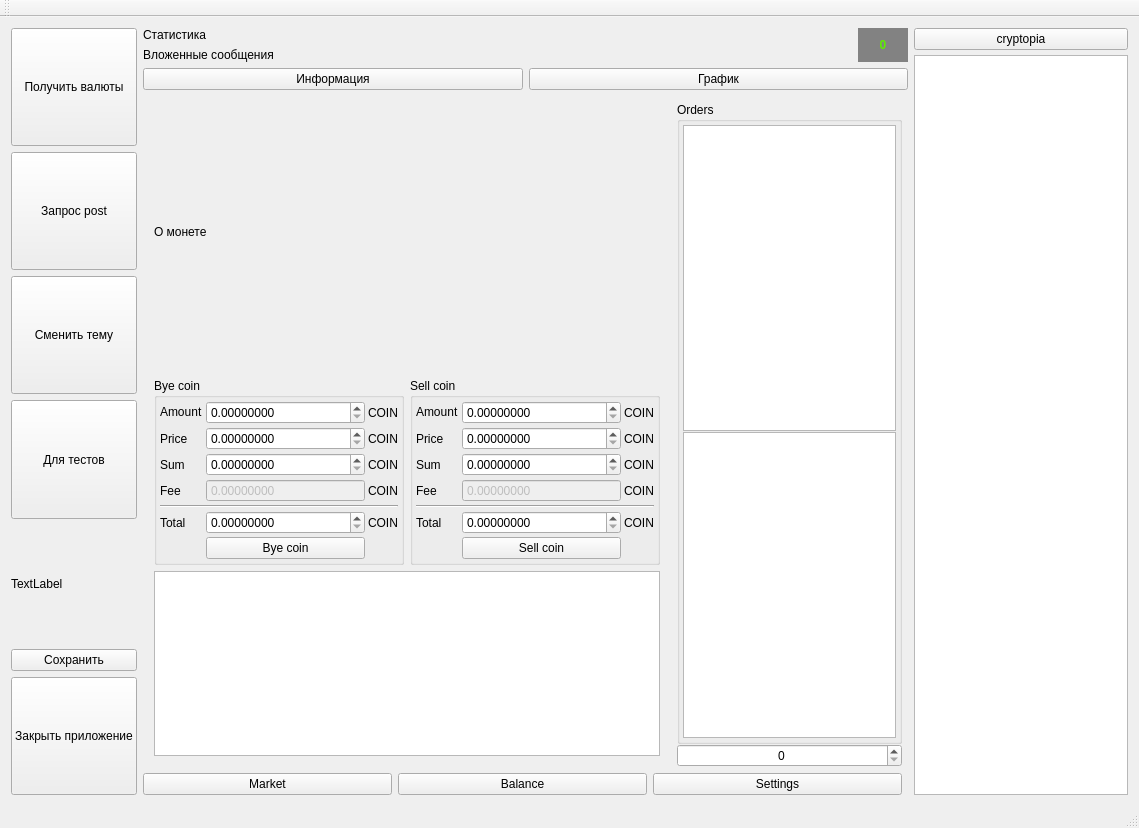
<?xml version="1.0" encoding="UTF-8"?>
<ui version="4.0">
 <class>MainWindow</class>
 <widget class="QMainWindow" name="MainWindow">
  <property name="geometry">
   <rect>
    <x>0</x>
    <y>0</y>
    <width>1139</width>
    <height>828</height>
   </rect>
  </property>
  <property name="windowTitle">
   <string>Cryptopia</string>
  </property>
  <property name="autoFillBackground">
   <bool>false</bool>
  </property>
  <widget class="QWidget" name="centralWidget">
   <property name="minimumSize">
    <size>
     <width>702</width>
     <height>0</height>
    </size>
   </property>
   <layout class="QHBoxLayout" name="horizontalLayout_2">
    <item>
     <layout class="QHBoxLayout" name="horizontalLayout">
      <item>
       <layout class="QVBoxLayout" name="verticalLayout">
        <item>
         <widget class="QPushButton" name="getRequest">
          <property name="sizePolicy">
           <sizepolicy hsizetype="Minimum" vsizetype="Minimum">
            <horstretch>0</horstretch>
            <verstretch>0</verstretch>
           </sizepolicy>
          </property>
          <property name="minimumSize">
           <size>
            <width>0</width>
            <height>0</height>
           </size>
          </property>
          <property name="maximumSize">
           <size>
            <width>16777215</width>
            <height>16777215</height>
           </size>
          </property>
          <property name="styleSheet">
           <string notr="true">text-align: center</string>
          </property>
          <property name="text">
           <string>Получить валюты</string>
          </property>
          <property name="checkable">
           <bool>false</bool>
          </property>
         </widget>
        </item>
        <item>
         <widget class="QPushButton" name="postRequest">
          <property name="sizePolicy">
           <sizepolicy hsizetype="Minimum" vsizetype="Minimum">
            <horstretch>0</horstretch>
            <verstretch>0</verstretch>
           </sizepolicy>
          </property>
          <property name="text">
           <string>Запрос post</string>
          </property>
         </widget>
        </item>
        <item>
         <widget class="QPushButton" name="themes">
          <property name="sizePolicy">
           <sizepolicy hsizetype="Minimum" vsizetype="Minimum">
            <horstretch>0</horstretch>
            <verstretch>0</verstretch>
           </sizepolicy>
          </property>
          <property name="styleSheet">
           <string notr="true">text-align: center</string>
          </property>
          <property name="text">
           <string>Сменить тему</string>
          </property>
         </widget>
        </item>
        <item>
         <widget class="QPushButton" name="pushButton_11">
          <property name="sizePolicy">
           <sizepolicy hsizetype="Minimum" vsizetype="Minimum">
            <horstretch>0</horstretch>
            <verstretch>0</verstretch>
           </sizepolicy>
          </property>
          <property name="text">
           <string>Для тестов</string>
          </property>
         </widget>
        </item>
        <item>
         <widget class="QLabel" name="lbSuccess">
          <property name="text">
           <string>TextLabel</string>
          </property>
         </widget>
        </item>
        <item>
         <widget class="QPushButton" name="saveConfig">
          <property name="text">
           <string>Сохранить</string>
          </property>
         </widget>
        </item>
        <item>
         <widget class="QPushButton" name="exitButton">
          <property name="sizePolicy">
           <sizepolicy hsizetype="Minimum" vsizetype="Minimum">
            <horstretch>0</horstretch>
            <verstretch>0</verstretch>
           </sizepolicy>
          </property>
          <property name="text">
           <string>Закрыть приложение</string>
          </property>
         </widget>
        </item>
       </layout>
      </item>
      <item>
       <layout class="QGridLayout" name="gridLayout_6">
        <item row="2" column="0">
         <widget class="QFrame" name="frame">
          <property name="frameShape">
           <enum>QFrame::StyledPanel</enum>
          </property>
          <property name="frameShadow">
           <enum>QFrame::Raised</enum>
          </property>
         </widget>
        </item>
        <item row="0" column="0" colspan="3">
         <layout class="QHBoxLayout" name="horizontalLayout_5">
          <item>
           <layout class="QVBoxLayout" name="verticalLayout_6">
            <item>
             <widget class="QLabel" name="lbStat">
              <property name="text">
               <string>Статистика</string>
              </property>
             </widget>
            </item>
            <item>
             <widget class="QLabel" name="lbInsidMsg">
              <property name="text">
               <string>Вложенные сообщения</string>
              </property>
             </widget>
            </item>
           </layout>
          </item>
          <item>
           <widget class="QLabel" name="countRequest">
            <property name="sizePolicy">
             <sizepolicy hsizetype="Fixed" vsizetype="Preferred">
              <horstretch>0</horstretch>
              <verstretch>0</verstretch>
             </sizepolicy>
            </property>
            <property name="minimumSize">
             <size>
              <width>50</width>
              <height>0</height>
             </size>
            </property>
            <property name="autoFillBackground">
             <bool>false</bool>
            </property>
            <property name="styleSheet">
             <string notr="true">font: 12pt &quot;MS Shell Dlg 2&quot;;
background-color: #828282;
font-weight: bold;
color: #5EED00;
</string>
            </property>
            <property name="text">
             <string>&lt;html&gt;&lt;head/&gt;&lt;body&gt;&lt;p align=&quot;center&quot;&gt;0&lt;/p&gt;&lt;/body&gt;&lt;/html&gt;</string>
            </property>
            <property name="alignment">
             <set>Qt::AlignCenter</set>
            </property>
           </widget>
          </item>
         </layout>
        </item>
        <item row="3" column="0">
         <widget class="QStackedWidget" name="stackedWidget">
          <property name="sizePolicy">
           <sizepolicy hsizetype="Expanding" vsizetype="Expanding">
            <horstretch>0</horstretch>
            <verstretch>0</verstretch>
           </sizepolicy>
          </property>
          <property name="currentIndex">
           <number>0</number>
          </property>
          <widget class="QWidget" name="page">
           <property name="enabled">
            <bool>true</bool>
           </property>
           <layout class="QVBoxLayout" name="verticalLayout_8">
            <item>
             <widget class="QLabel" name="label_23">
              <property name="sizePolicy">
               <sizepolicy hsizetype="Minimum" vsizetype="Minimum">
                <horstretch>0</horstretch>
                <verstretch>0</verstretch>
               </sizepolicy>
              </property>
              <property name="text">
               <string>О монете</string>
              </property>
             </widget>
            </item>
           </layout>
          </widget>
          <widget class="QWidget" name="page_2"/>
         </widget>
        </item>
        <item row="3" column="1" rowspan="2">
         <layout class="QVBoxLayout" name="verticalLayout_2">
          <property name="spacing">
           <number>0</number>
          </property>
          <property name="sizeConstraint">
           <enum>QLayout::SetFixedSize</enum>
          </property>
          <property name="leftMargin">
           <number>0</number>
          </property>
          <item>
           <widget class="QGroupBox" name="groupBox_5">
            <property name="sizePolicy">
             <sizepolicy hsizetype="Preferred" vsizetype="Expanding">
              <horstretch>0</horstretch>
              <verstretch>0</verstretch>
             </sizepolicy>
            </property>
            <property name="maximumSize">
             <size>
              <width>300</width>
              <height>16777215</height>
             </size>
            </property>
            <property name="title">
             <string>Orders</string>
            </property>
            <layout class="QVBoxLayout" name="verticalLayout_5">
             <property name="spacing">
              <number>1</number>
             </property>
             <property name="leftMargin">
              <number>3</number>
             </property>
             <property name="topMargin">
              <number>3</number>
             </property>
             <property name="rightMargin">
              <number>3</number>
             </property>
             <property name="bottomMargin">
              <number>3</number>
             </property>
             <item>
              <widget class="QTableView" name="tableViewUp">
               <property name="contextMenuPolicy">
                <enum>Qt::NoContextMenu</enum>
               </property>
               <property name="autoFillBackground">
                <bool>true</bool>
               </property>
               <property name="selectionMode">
                <enum>QAbstractItemView::SingleSelection</enum>
               </property>
               <property name="selectionBehavior">
                <enum>QAbstractItemView::SelectRows</enum>
               </property>
               <attribute name="horizontalHeaderVisible">
                <bool>false</bool>
               </attribute>
               <attribute name="horizontalHeaderCascadingSectionResizes">
                <bool>false</bool>
               </attribute>
               <attribute name="verticalHeaderDefaultSectionSize">
                <number>18</number>
               </attribute>
              </widget>
             </item>
             <item>
              <widget class="QTableView" name="tableViewDown">
               <property name="maximumSize">
                <size>
                 <width>16777215</width>
                 <height>16777215</height>
                </size>
               </property>
               <property name="contextMenuPolicy">
                <enum>Qt::NoContextMenu</enum>
               </property>
               <property name="autoFillBackground">
                <bool>true</bool>
               </property>
               <property name="selectionMode">
                <enum>QAbstractItemView::SingleSelection</enum>
               </property>
               <property name="selectionBehavior">
                <enum>QAbstractItemView::SelectRows</enum>
               </property>
               <attribute name="horizontalHeaderVisible">
                <bool>false</bool>
               </attribute>
               <attribute name="verticalHeaderDefaultSectionSize">
                <number>18</number>
               </attribute>
              </widget>
             </item>
            </layout>
           </widget>
          </item>
          <item>
           <layout class="QHBoxLayout" name="horizontalLayout_6">
            <item>
             <widget class="QSpinBox" name="spinBox">
              <property name="alignment">
               <set>Qt::AlignCenter</set>
              </property>
              <property name="buttonSymbols">
               <enum>QAbstractSpinBox::UpDownArrows</enum>
              </property>
              <property name="maximum">
               <number>7</number>
              </property>
             </widget>
            </item>
           </layout>
          </item>
         </layout>
        </item>
        <item row="4" column="0">
         <widget class="QStackedWidget" name="stackedWidget_2">
          <property name="maximumSize">
           <size>
            <width>16777215</width>
            <height>400</height>
           </size>
          </property>
          <property name="currentIndex">
           <number>1</number>
          </property>
          <widget class="QWidget" name="stackedWidget_2Page1">
           <layout class="QGridLayout" name="gridLayout_2">
            <item row="0" column="1">
             <widget class="QPushButton" name="pushButton_5">
              <property name="text">
               <string>PushButton</string>
              </property>
             </widget>
            </item>
            <item row="0" column="0">
             <widget class="QPushButton" name="pushButton_2">
              <property name="text">
               <string>PushButton</string>
              </property>
             </widget>
            </item>
            <item row="5" column="0">
             <widget class="QGroupBox" name="groupBox_2">
              <property name="title">
               <string>GroupBox</string>
              </property>
              <layout class="QVBoxLayout" name="verticalLayout_4">
               <item>
                <widget class="QRadioButton" name="radioButton_3">
                 <property name="text">
                  <string>RadioButton</string>
                 </property>
                </widget>
               </item>
               <item>
                <widget class="QRadioButton" name="radioButton_4">
                 <property name="text">
                  <string>RadioButton</string>
                 </property>
                </widget>
               </item>
               <item>
                <widget class="QRadioButton" name="radioButton">
                 <property name="text">
                  <string>RadioButton</string>
                 </property>
                </widget>
               </item>
               <item>
                <widget class="QRadioButton" name="radioButton_2">
                 <property name="text">
                  <string>RadioButton</string>
                 </property>
                </widget>
               </item>
              </layout>
             </widget>
            </item>
            <item row="0" column="2">
             <widget class="QGroupBox" name="groupBox">
              <property name="sizePolicy">
               <sizepolicy hsizetype="Fixed" vsizetype="Fixed">
                <horstretch>0</horstretch>
                <verstretch>0</verstretch>
               </sizepolicy>
              </property>
              <property name="title">
               <string>Ключи</string>
              </property>
              <layout class="QGridLayout" name="gridLayout">
               <item row="0" column="0">
                <widget class="QLabel" name="label">
                 <property name="sizePolicy">
                  <sizepolicy hsizetype="Fixed" vsizetype="Fixed">
                   <horstretch>100</horstretch>
                   <verstretch>0</verstretch>
                  </sizepolicy>
                 </property>
                 <property name="maximumSize">
                  <size>
                   <width>16777215</width>
                   <height>15</height>
                  </size>
                 </property>
                 <property name="text">
                  <string>Api Secret</string>
                 </property>
                 <property name="alignment">
                  <set>Qt::AlignLeading|Qt::AlignLeft|Qt::AlignVCenter</set>
                 </property>
                </widget>
               </item>
               <item row="1" column="0">
                <widget class="QLineEdit" name="leApiSecret">
                 <property name="sizePolicy">
                  <sizepolicy hsizetype="Fixed" vsizetype="Fixed">
                   <horstretch>0</horstretch>
                   <verstretch>0</verstretch>
                  </sizepolicy>
                 </property>
                </widget>
               </item>
               <item row="2" column="0">
                <widget class="QLabel" name="label_2">
                 <property name="sizePolicy">
                  <sizepolicy hsizetype="Fixed" vsizetype="Fixed">
                   <horstretch>0</horstretch>
                   <verstretch>0</verstretch>
                  </sizepolicy>
                 </property>
                 <property name="minimumSize">
                  <size>
                   <width>0</width>
                   <height>0</height>
                  </size>
                 </property>
                 <property name="maximumSize">
                  <size>
                   <width>16777215</width>
                   <height>16</height>
                  </size>
                 </property>
                 <property name="lineWidth">
                  <number>0</number>
                 </property>
                 <property name="text">
                  <string>Api Key</string>
                 </property>
                 <property name="scaledContents">
                  <bool>false</bool>
                 </property>
                 <property name="alignment">
                  <set>Qt::AlignLeading|Qt::AlignLeft|Qt::AlignVCenter</set>
                 </property>
                 <property name="margin">
                  <number>0</number>
                 </property>
                 <property name="indent">
                  <number>-1</number>
                 </property>
                </widget>
               </item>
               <item row="3" column="0">
                <widget class="QLineEdit" name="leApiKey">
                 <property name="sizePolicy">
                  <sizepolicy hsizetype="Fixed" vsizetype="Fixed">
                   <horstretch>0</horstretch>
                   <verstretch>0</verstretch>
                  </sizepolicy>
                 </property>
                </widget>
               </item>
              </layout>
             </widget>
            </item>
            <item row="1" column="0">
             <widget class="QPushButton" name="pushButton_4">
              <property name="text">
               <string>PushButton</string>
              </property>
             </widget>
            </item>
            <item row="1" column="1">
             <widget class="QCheckBox" name="HrzTblHdr">
              <property name="text">
               <string>Включить/выключить хидер в ордерах</string>
              </property>
             </widget>
            </item>
           </layout>
          </widget>
          <widget class="QWidget" name="stackedWidget_2Page2">
           <layout class="QGridLayout" name="gridLayout_5">
            <item row="0" column="1">
             <widget class="QGroupBox" name="groupBox_4">
              <property name="title">
               <string>Sell coin</string>
              </property>
              <layout class="QGridLayout" name="gridLayout_4">
               <property name="leftMargin">
                <number>3</number>
               </property>
               <property name="topMargin">
                <number>3</number>
               </property>
               <property name="rightMargin">
                <number>3</number>
               </property>
               <property name="bottomMargin">
                <number>3</number>
               </property>
               <property name="spacing">
                <number>3</number>
               </property>
               <item row="5" column="1">
                <widget class="QDoubleSpinBox" name="sellTotal">
                 <property name="decimals">
                  <number>8</number>
                 </property>
                 <property name="minimum">
                  <double>0.000000000000000</double>
                 </property>
                 <property name="maximum">
                  <double>999999999.000000000000000</double>
                 </property>
                </widget>
               </item>
               <item row="3" column="1">
                <widget class="QDoubleSpinBox" name="sellFee">
                 <property name="enabled">
                  <bool>false</bool>
                 </property>
                 <property name="readOnly">
                  <bool>false</bool>
                 </property>
                 <property name="buttonSymbols">
                  <enum>QAbstractSpinBox::NoButtons</enum>
                 </property>
                 <property name="decimals">
                  <number>8</number>
                 </property>
                 <property name="maximum">
                  <double>999999999.000000000000000</double>
                 </property>
                </widget>
               </item>
               <item row="1" column="0">
                <widget class="QLabel" name="label_13">
                 <property name="text">
                  <string>Price</string>
                 </property>
                </widget>
               </item>
               <item row="0" column="1">
                <widget class="QDoubleSpinBox" name="sellAmount">
                 <property name="sizePolicy">
                  <sizepolicy hsizetype="Expanding" vsizetype="Fixed">
                   <horstretch>0</horstretch>
                   <verstretch>0</verstretch>
                  </sizepolicy>
                 </property>
                 <property name="decimals">
                  <number>8</number>
                 </property>
                 <property name="maximum">
                  <double>999999999.000000000000000</double>
                 </property>
                </widget>
               </item>
               <item row="3" column="0">
                <widget class="QLabel" name="label_14">
                 <property name="text">
                  <string>Fee</string>
                 </property>
                </widget>
               </item>
               <item row="2" column="1">
                <widget class="QDoubleSpinBox" name="sellSum">
                 <property name="decimals">
                  <number>8</number>
                 </property>
                 <property name="maximum">
                  <double>999999999.000000000000000</double>
                 </property>
                </widget>
               </item>
               <item row="1" column="1">
                <widget class="QDoubleSpinBox" name="sellPrice">
                 <property name="decimals">
                  <number>8</number>
                 </property>
                 <property name="maximum">
                  <double>999999999.000000000000000</double>
                 </property>
                </widget>
               </item>
               <item row="0" column="0">
                <widget class="QLabel" name="label_15">
                 <property name="sizePolicy">
                  <sizepolicy hsizetype="Fixed" vsizetype="Fixed">
                   <horstretch>0</horstretch>
                   <verstretch>0</verstretch>
                  </sizepolicy>
                 </property>
                 <property name="text">
                  <string>Amount</string>
                 </property>
                </widget>
               </item>
               <item row="6" column="1">
                <widget class="QPushButton" name="pushButton_10">
                 <property name="text">
                  <string>Sell coin</string>
                 </property>
                </widget>
               </item>
               <item row="5" column="0">
                <widget class="QLabel" name="label_16">
                 <property name="text">
                  <string>Total</string>
                 </property>
                </widget>
               </item>
               <item row="2" column="0">
                <widget class="QLabel" name="label_17">
                 <property name="text">
                  <string>Sum</string>
                 </property>
                </widget>
               </item>
               <item row="0" column="2">
                <widget class="QLabel" name="label_18">
                 <property name="text">
                  <string>COIN</string>
                 </property>
                </widget>
               </item>
               <item row="1" column="2">
                <widget class="QLabel" name="label_19">
                 <property name="text">
                  <string>COIN</string>
                 </property>
                </widget>
               </item>
               <item row="2" column="2">
                <widget class="QLabel" name="label_20">
                 <property name="text">
                  <string>COIN</string>
                 </property>
                </widget>
               </item>
               <item row="3" column="2">
                <widget class="QLabel" name="label_21">
                 <property name="text">
                  <string>COIN</string>
                 </property>
                </widget>
               </item>
               <item row="5" column="2">
                <widget class="QLabel" name="label_22">
                 <property name="text">
                  <string>COIN</string>
                 </property>
                </widget>
               </item>
               <item row="4" column="0" colspan="3">
                <widget class="Line" name="line_2">
                 <property name="orientation">
                  <enum>Qt::Horizontal</enum>
                 </property>
                </widget>
               </item>
              </layout>
             </widget>
            </item>
            <item row="0" column="0">
             <widget class="QGroupBox" name="groupBox_3">
              <property name="title">
               <string>Bye coin</string>
              </property>
              <layout class="QGridLayout" name="gridLayout_3">
               <property name="leftMargin">
                <number>3</number>
               </property>
               <property name="topMargin">
                <number>3</number>
               </property>
               <property name="rightMargin">
                <number>3</number>
               </property>
               <property name="bottomMargin">
                <number>3</number>
               </property>
               <property name="spacing">
                <number>3</number>
               </property>
               <item row="5" column="1">
                <widget class="QDoubleSpinBox" name="bayTotal">
                 <property name="decimals">
                  <number>8</number>
                 </property>
                 <property name="maximum">
                  <double>999999999.000000000000000</double>
                 </property>
                </widget>
               </item>
               <item row="3" column="1">
                <widget class="QDoubleSpinBox" name="bayFee">
                 <property name="enabled">
                  <bool>false</bool>
                 </property>
                 <property name="buttonSymbols">
                  <enum>QAbstractSpinBox::NoButtons</enum>
                 </property>
                 <property name="decimals">
                  <number>8</number>
                 </property>
                 <property name="maximum">
                  <double>999999999.000000000000000</double>
                 </property>
                </widget>
               </item>
               <item row="1" column="0">
                <widget class="QLabel" name="label_4">
                 <property name="text">
                  <string>Price</string>
                 </property>
                </widget>
               </item>
               <item row="0" column="1">
                <widget class="QDoubleSpinBox" name="bayAmount">
                 <property name="sizePolicy">
                  <sizepolicy hsizetype="Expanding" vsizetype="Fixed">
                   <horstretch>0</horstretch>
                   <verstretch>0</verstretch>
                  </sizepolicy>
                 </property>
                 <property name="decimals">
                  <number>8</number>
                 </property>
                 <property name="maximum">
                  <double>999999999.000000000000000</double>
                 </property>
                 <property name="singleStep">
                  <double>0.000010000000000</double>
                 </property>
                </widget>
               </item>
               <item row="3" column="0">
                <widget class="QLabel" name="label_6">
                 <property name="text">
                  <string>Fee</string>
                 </property>
                </widget>
               </item>
               <item row="2" column="1">
                <widget class="QDoubleSpinBox" name="baySum">
                 <property name="decimals">
                  <number>8</number>
                 </property>
                 <property name="maximum">
                  <double>999999999.000000000000000</double>
                 </property>
                </widget>
               </item>
               <item row="1" column="1">
                <widget class="QDoubleSpinBox" name="bayPrice">
                 <property name="decimals">
                  <number>8</number>
                 </property>
                 <property name="maximum">
                  <double>999999999.000000000000000</double>
                 </property>
                 <property name="singleStep">
                  <double>0.000010000000000</double>
                 </property>
                </widget>
               </item>
               <item row="0" column="0">
                <widget class="QLabel" name="label_3">
                 <property name="sizePolicy">
                  <sizepolicy hsizetype="Fixed" vsizetype="Fixed">
                   <horstretch>0</horstretch>
                   <verstretch>0</verstretch>
                  </sizepolicy>
                 </property>
                 <property name="text">
                  <string>Amount</string>
                 </property>
                </widget>
               </item>
               <item row="6" column="1">
                <widget class="QPushButton" name="pushButton_9">
                 <property name="text">
                  <string>Bye coin</string>
                 </property>
                </widget>
               </item>
               <item row="5" column="0">
                <widget class="QLabel" name="label_7">
                 <property name="text">
                  <string>Total</string>
                 </property>
                </widget>
               </item>
               <item row="2" column="0">
                <widget class="QLabel" name="label_5">
                 <property name="text">
                  <string>Sum</string>
                 </property>
                </widget>
               </item>
               <item row="0" column="2">
                <widget class="QLabel" name="label_8">
                 <property name="text">
                  <string>COIN</string>
                 </property>
                </widget>
               </item>
               <item row="1" column="2">
                <widget class="QLabel" name="label_9">
                 <property name="text">
                  <string>COIN</string>
                 </property>
                </widget>
               </item>
               <item row="2" column="2">
                <widget class="QLabel" name="label_10">
                 <property name="text">
                  <string>COIN</string>
                 </property>
                </widget>
               </item>
               <item row="3" column="2">
                <widget class="QLabel" name="label_11">
                 <property name="text">
                  <string>COIN</string>
                 </property>
                </widget>
               </item>
               <item row="5" column="2">
                <widget class="QLabel" name="label_12">
                 <property name="text">
                  <string>COIN</string>
                 </property>
                </widget>
               </item>
               <item row="4" column="0" colspan="3">
                <widget class="Line" name="line">
                 <property name="orientation">
                  <enum>Qt::Horizontal</enum>
                 </property>
                </widget>
               </item>
              </layout>
             </widget>
            </item>
            <item row="1" column="0" colspan="2">
             <widget class="QListView" name="listHystory"/>
            </item>
           </layout>
          </widget>
          <widget class="QWidget" name="balance">
           <layout class="QVBoxLayout" name="verticalLayout_7">
            <item>
             <widget class="QTableView" name="tableBalance">
              <property name="selectionMode">
               <enum>QAbstractItemView::SingleSelection</enum>
              </property>
              <property name="selectionBehavior">
               <enum>QAbstractItemView::SelectRows</enum>
              </property>
              <attribute name="verticalHeaderDefaultSectionSize">
               <number>18</number>
              </attribute>
             </widget>
            </item>
           </layout>
          </widget>
         </widget>
        </item>
        <item row="1" column="0" colspan="3">
         <layout class="QHBoxLayout" name="horizontalLayout_4">
          <item>
           <widget class="QPushButton" name="pushButton_6">
            <property name="text">
             <string>Информация</string>
            </property>
           </widget>
          </item>
          <item>
           <widget class="QPushButton" name="pushButton_3">
            <property name="text">
             <string>График</string>
            </property>
           </widget>
          </item>
         </layout>
        </item>
        <item row="5" column="0" colspan="2">
         <layout class="QHBoxLayout" name="horizontalLayout_3">
          <item>
           <widget class="QPushButton" name="pushButton_8">
            <property name="text">
             <string>Market</string>
            </property>
           </widget>
          </item>
          <item>
           <widget class="QPushButton" name="pushButton_12">
            <property name="text">
             <string>Balance</string>
            </property>
           </widget>
          </item>
          <item>
           <widget class="QPushButton" name="pushButton_7">
            <property name="text">
             <string>Settings</string>
            </property>
           </widget>
          </item>
         </layout>
        </item>
       </layout>
      </item>
      <item>
       <layout class="QVBoxLayout" name="verticalLayout_3">
        <property name="spacing">
         <number>5</number>
        </property>
        <property name="sizeConstraint">
         <enum>QLayout::SetDefaultConstraint</enum>
        </property>
        <item>
         <widget class="QPushButton" name="pushButton">
          <property name="text">
           <string>cryptopia</string>
          </property>
         </widget>
        </item>
        <item>
         <widget class="QTableView" name="listCurrencies">
          <property name="enabled">
           <bool>true</bool>
          </property>
          <property name="sizePolicy">
           <sizepolicy hsizetype="Fixed" vsizetype="Expanding">
            <horstretch>0</horstretch>
            <verstretch>0</verstretch>
           </sizepolicy>
          </property>
          <property name="minimumSize">
           <size>
            <width>100</width>
            <height>0</height>
           </size>
          </property>
          <property name="sizeIncrement">
           <size>
            <width>10</width>
            <height>10</height>
           </size>
          </property>
          <property name="baseSize">
           <size>
            <width>0</width>
            <height>10</height>
           </size>
          </property>
          <property name="font">
           <font>
            <pointsize>8</pointsize>
            <kerning>false</kerning>
           </font>
          </property>
          <property name="contextMenuPolicy">
           <enum>Qt::NoContextMenu</enum>
          </property>
          <property name="autoFillBackground">
           <bool>true</bool>
          </property>
          <property name="frameShape">
           <enum>QFrame::StyledPanel</enum>
          </property>
          <property name="editTriggers">
           <set>QAbstractItemView::NoEditTriggers</set>
          </property>
          <property name="selectionMode">
           <enum>QAbstractItemView::SingleSelection</enum>
          </property>
          <property name="selectionBehavior">
           <enum>QAbstractItemView::SelectRows</enum>
          </property>
          <property name="sortingEnabled">
           <bool>true</bool>
          </property>
          <attribute name="horizontalHeaderCascadingSectionResizes">
           <bool>true</bool>
          </attribute>
          <attribute name="horizontalHeaderHighlightSections">
           <bool>true</bool>
          </attribute>
          <attribute name="horizontalHeaderShowSortIndicator" stdset="0">
           <bool>true</bool>
          </attribute>
          <attribute name="horizontalHeaderStretchLastSection">
           <bool>false</bool>
          </attribute>
          <attribute name="verticalHeaderVisible">
           <bool>false</bool>
          </attribute>
          <attribute name="verticalHeaderDefaultSectionSize">
           <number>18</number>
          </attribute>
         </widget>
        </item>
       </layout>
      </item>
     </layout>
    </item>
   </layout>
  </widget>
  <widget class="QMenuBar" name="menuBar">
   <property name="geometry">
    <rect>
     <x>0</x>
     <y>0</y>
     <width>1139</width>
     <height>20</height>
    </rect>
   </property>
  </widget>
  <widget class="QToolBar" name="mainToolBar">
   <attribute name="toolBarArea">
    <enum>TopToolBarArea</enum>
   </attribute>
   <attribute name="toolBarBreak">
    <bool>false</bool>
   </attribute>
  </widget>
  <widget class="QStatusBar" name="statusBar"/>
 </widget>
 <layoutdefault spacing="6" margin="11"/>
 <resources/>
 <connections/>
</ui>
